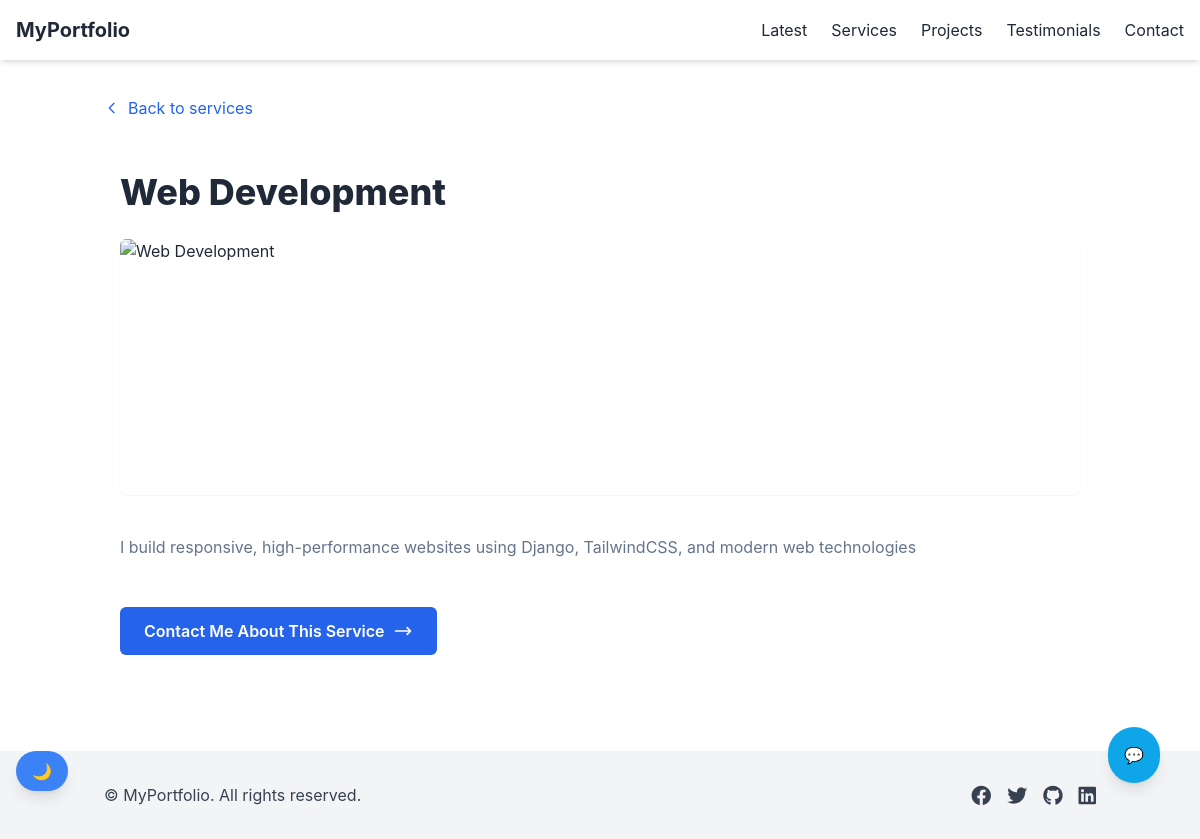
The app's page /services/web-development/ with its own data.
### home/models.py (models this page shows, shortened)
class Service(models.Model):
    title = models.CharField(max_length=100)
    slug = models.SlugField(unique=True)
    description = models.TextField()
    icon = models.CharField(max_length=100, blank=True)  # optional: for icon classes
    link = models.URLField(blank=True)

### home/views.py (the view)
# urls.py: path('services/<slug:slug>/', views.service_detail, name='service_detail'),
def service_detail(request, slug):
    service = get_object_or_404(Service, slug=slug)
    context = {'service': service}
    return render(request, 'home/service_detail.html', context)

### home/templates/home/service_detail.html
{% extends 'base.html' %}
{% load static %}
{% block back_button_link %}"{% url 'services' %}"{% endblock %}
{% block back_button_text %}Back to services{% endblock %}
{% block content %}
<div class="max-w-5xl mx-auto px-4 py-12">
  <h1 class="text-4xl font-extrabold text-gray-800 mb-6 leading-tight ext-3xl dark:text-gray-100">
    {{ service.title }}
  </h1>
  {% if service.icon %}
  <div class="mb-10">
    <img src="{{ service.icon.url }}" alt="{{ service.title }}" class="w-full h-64 object-cover rounded-md shadow-sm">
  </div>
  {% endif %}
  <div class="prose prose-lg prose-blue max-w-none text-gray-700 text-base text-secondary dark:text-gray-400 ">
    {{ service.description|safe }}
  </div>
  <div class="mt-12 flex justify-start">
    <a href="{% url 'contact' %}" class="inline-flex items-center px-6 py-3 bg-blue-600 text-white font-semibold rounded-md hover:bg-blue-700 transition">
      Contact Me About This Service
      <svg class="h-5 w-5 ml-2" fill="none" stroke="currentColor" stroke-width="2" viewBox="0 0 24 24">
        <path stroke-linecap="round" stroke-linejoin="round" d="M17 8l4 4m0 0l-4 4m4-4H3" />
      </svg>
    </a>
  </div>
</div>
{% endblock %}

### records on screen
Service: title "Web Development", description "I build responsive, high-performance websites using Django, TailwindCSS, and modern web technologies"
